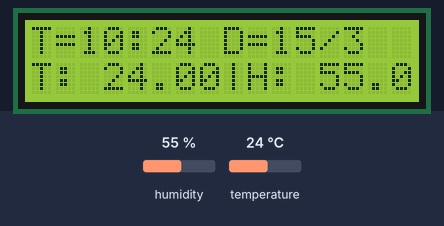
Recording of a sketch running on a simulated Arduino Uno, built with avr-gcc and run on an emulated ATmega328P. Parts: 16×2 character LCD. The inputs (shaded band) are chosen by the test bench; at power-on: temperature 24 °C, humidity 55 %. The local clock reads 2024-03-15 10:24:30 at power-on unless the sketch sets it; storage starts empty; what the sketch prints to the serial monitor is not drawn.

Above: at 3.3 s.
3.4 s: temperature set to 33 °C
At 5.1 s:
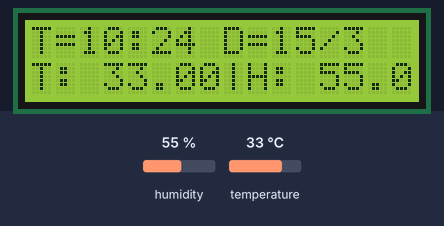
9.4 s: humidity set to 22 %
At 11.3 s:
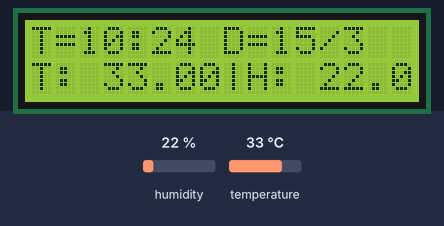
15.4 s: humidity set to 68 %
At 17.1 s:
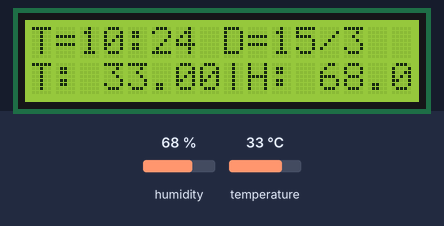
21.4 s: temperature set to 41 °C
At 23.4 s:
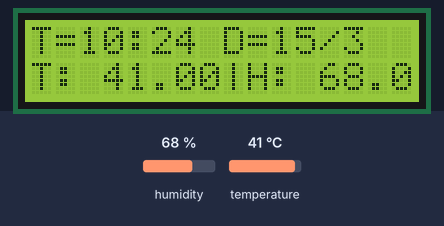
27.4 s: temperature set to 33 °C
At 30.6 s:
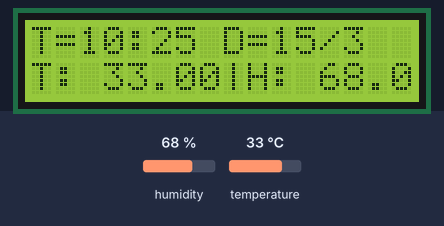
33.4 s: humidity set to 40 %
At 36.0 s:
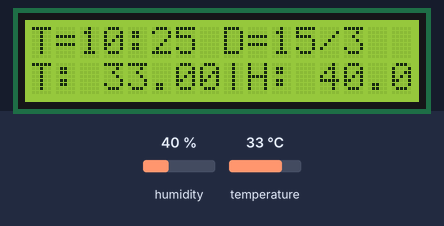
Timing chart, 0 to 37.5 s (numbered marks = the images above; inputs shaded):
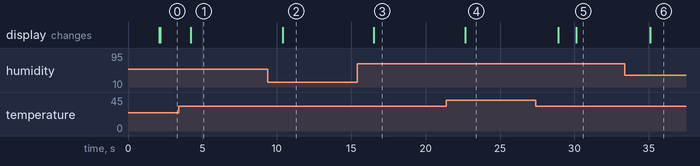

The sketch:

rtc_ds1302_sd_dht11.ino
```cpp
#include <LiquidCrystal_I2C.h>
#include <Wire.h>
#include <virtuabotixRTC.h> //ArduinoRTClibrary (Special for RTC1302 using it) - Set the Time Using RTC by Makuna Library
#include <SPI.h>
#include <SD.h>
#include "DHT.h"
#define DHTPIN 7
#define DHTTYPE DHT11

LiquidCrystal_I2C lcd(0x27, 16, 2);
const int chipSelect = 10;
File sd_file; //SPI Interface: (Sensor Shield ---> SD Card Module)
//VCC, GND, MOSI, D10, SCK, MISO ===> Match accordingly from left to right
virtuabotixRTC myRTC(5, 4, 2); //CLK, DAT, RST (RTC1302)
float t;
float h;
DHT dht(DHTPIN, DHTTYPE);

void setup()
{
  Serial.begin(9600);
  dht.begin();
  Wire.begin();
  lcd.init(); lcd.backlight();
  Serial.print("Temp..");
  lcd.print("Initializing...");
  delay(2000); lcd.clear();

  Serial.print("Initializing SD card...");

  // see if the card is present and can be initialized:
  if (!SD.begin(chipSelect)) {
    Serial.println("Card failed, or not present");
    // don't do anything more:
    while (1);
  }
  Serial.println("card initialized.");
}

//Function can be as follows:

void tempstatus()
{
  float h = dht.readHumidity();
  float t = dht.readTemperature();
  float f = dht.readTemperature(true);

  if (isnan(h) || isnan(t) || isnan(f)) {
    Serial.println(F("Failed to read from DHT sensor!"));
    return;
  }

  float hif = dht.computeHeatIndex(f, h);
  float hic = dht.computeHeatIndex(t, h, false);

  Serial.print(F("Humidity: "));
  Serial.print(h);
  Serial.print(F("%  Temperature: "));
  Serial.print(t);
  Serial.print(F("°C "));
  Serial.print(f);
  Serial.print(F("°F  Heat index: "));
  Serial.print(hic);
  Serial.print(F("°C "));
  Serial.print(hif);
  Serial.println(F("°F"));
  lcd.clear();
  lcd.setCursor(0, 0);
  lcd.print("T=");
  lcd.setCursor(2, 0);
  lcd.print(String(myRTC.hours) + String(":") + String(myRTC.minutes) + String(" "));
  lcd.setCursor(7, 0);
  lcd.print(String(" D="));
  lcd.setCursor(10, 0);
  lcd.print(String(myRTC.dayofmonth) + String("/") + String(myRTC.month));
  lcd.setCursor(0, 1);
  lcd.print(String("T:"));
  lcd.setCursor(3, 1);
  lcd.print(t);
  lcd.setCursor(8, 1);
  lcd.print(String("| "));
  lcd.setCursor(9, 1);
  lcd.print(String("H:"));
  lcd.setCursor(12, 1);
  lcd.print(h);
}

void loop()
{
  myRTC.updateTime();
  tempstatus();
  File dataFile = SD.open("datalog.txt", FILE_WRITE);
  if (dataFile) {
    dataFile.print(String(myRTC.hours) + String(":") + String(myRTC.minutes) + String(":"));
    dataFile.print(String(myRTC.dayofmonth) + String("/") + String(myRTC.month) + String("/") + String(myRTC.year));
    dataFile.println(String("||") + String(dht.readTemperature()) + String(";") + String(dht.readHumidity()));
    dataFile.close();
  }
  // if the file isn't open, pop up an error:
  else {
    Serial.println("error opening datalog.txt");
  }
}
```

Measured:
- after the input at 3.4 s, the display: changes after 0.83 s (image 1)
- after the input at 9.4 s, the display: changes after 1.0 s (image 2)
- after the input at 15.4 s, the display: changes after 1.1 s (image 3)
- after the input at 21.4 s, the display: changes after 1.3 s (image 4)
- after the input at 33.4 s, the display: changes after 1.7 s (image 6)
